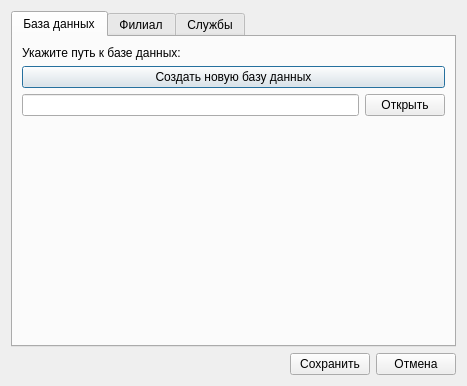
<?xml version="1.0" encoding="UTF-8"?>
<ui version="4.0">
 <class>Dialog</class>
 <widget class="QDialog" name="Dialog">
  <property name="geometry">
   <rect>
    <x>0</x>
    <y>0</y>
    <width>467</width>
    <height>386</height>
   </rect>
  </property>
  <property name="windowTitle">
   <string>Dialog</string>
  </property>
  <layout class="QVBoxLayout" name="verticalLayout_2">
   <item>
    <widget class="QTabWidget" name="tabWidget">
     <property name="tabPosition">
      <enum>QTabWidget::North</enum>
     </property>
     <property name="currentIndex">
      <number>0</number>
     </property>
     <widget class="QWidget" name="tab_base">
      <attribute name="title">
       <string>База данных</string>
      </attribute>
      <layout class="QVBoxLayout" name="verticalLayout">
       <item>
        <widget class="QLabel" name="label">
         <property name="text">
          <string>Укажите путь к базе данных:</string>
         </property>
        </widget>
       </item>
       <item>
        <widget class="QPushButton" name="btn_newDb">
         <property name="text">
          <string>Создать новую базу данных</string>
         </property>
        </widget>
       </item>
       <item>
        <layout class="QHBoxLayout" name="horizontalLayout">
         <item>
          <widget class="QLineEdit" name="lineEdit_path"/>
         </item>
         <item>
          <widget class="QPushButton" name="btn_path">
           <property name="text">
            <string>Открыть</string>
           </property>
          </widget>
         </item>
        </layout>
       </item>
       <item>
        <spacer name="verticalSpacer">
         <property name="orientation">
          <enum>Qt::Vertical</enum>
         </property>
         <property name="sizeHint" stdset="0">
          <size>
           <width>20</width>
           <height>40</height>
          </size>
         </property>
        </spacer>
       </item>
      </layout>
     </widget>
     <widget class="QWidget" name="tab_branch">
      <attribute name="title">
       <string>Филиал</string>
      </attribute>
      <layout class="QVBoxLayout" name="verticalLayout_4">
       <item>
        <layout class="QHBoxLayout" name="horizontalLayout_6">
         <item>
          <widget class="QLineEdit" name="lineEdit_add_edit_branch">
           <property name="text">
            <string/>
           </property>
           <property name="placeholderText">
            <string>Новый филиал</string>
           </property>
           <property name="clearButtonEnabled">
            <bool>true</bool>
           </property>
          </widget>
         </item>
         <item>
          <widget class="QPushButton" name="btn_add_edit_branch">
           <property name="text">
            <string>PushButton</string>
           </property>
          </widget>
         </item>
        </layout>
       </item>
       <item>
        <widget class="QTableWidget" name="table_branch"/>
       </item>
      </layout>
     </widget>
     <widget class="QWidget" name="tab_department">
      <attribute name="title">
       <string>Службы</string>
      </attribute>
      <layout class="QVBoxLayout" name="verticalLayout_3">
       <item>
        <layout class="QHBoxLayout" name="horizontalLayout_2">
         <item>
          <widget class="QLineEdit" name="lineEdit_department">
           <property name="placeholderText">
            <string>Новая служба</string>
           </property>
           <property name="clearButtonEnabled">
            <bool>true</bool>
           </property>
          </widget>
         </item>
         <item>
          <widget class="QPushButton" name="btn_add_edit">
           <property name="text">
            <string>PushButton</string>
           </property>
          </widget>
         </item>
        </layout>
       </item>
       <item>
        <widget class="QTableWidget" name="table_department"/>
       </item>
      </layout>
     </widget>
    </widget>
   </item>
   <item>
    <layout class="QGridLayout" name="gridLayout">
     <item row="0" column="1">
      <widget class="QPushButton" name="btn_save">
       <property name="text">
        <string>Сохранить</string>
       </property>
      </widget>
     </item>
     <item row="0" column="0">
      <spacer name="horizontalSpacer">
       <property name="orientation">
        <enum>Qt::Horizontal</enum>
       </property>
       <property name="sizeHint" stdset="0">
        <size>
         <width>40</width>
         <height>20</height>
        </size>
       </property>
      </spacer>
     </item>
     <item row="0" column="2">
      <widget class="QPushButton" name="btn_cancel">
       <property name="text">
        <string>Отмена</string>
       </property>
      </widget>
     </item>
    </layout>
   </item>
  </layout>
 </widget>
 <resources/>
 <connections/>
</ui>
